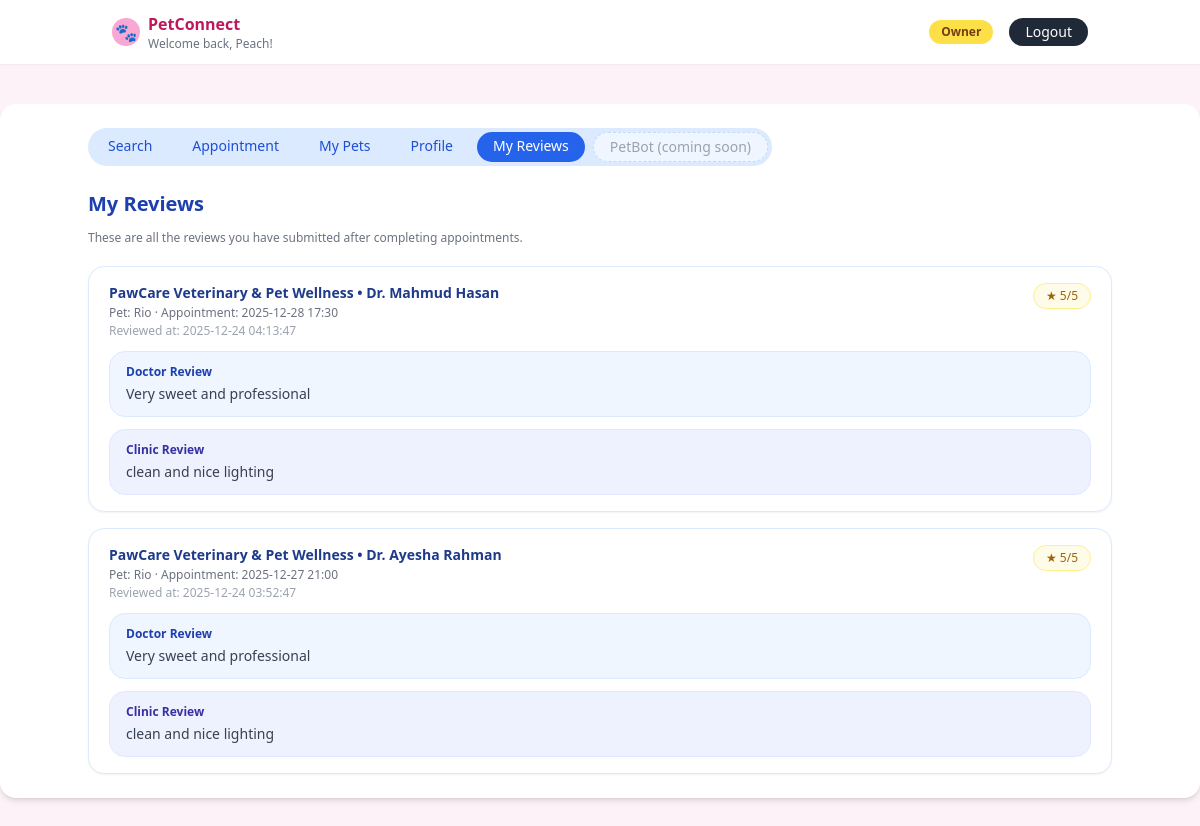
The page /owner/my-reviews (signed in) on the database its author committed.
### tables this page shows
CREATE TABLE owners (
    id INTEGER PRIMARY KEY AUTOINCREMENT,
    user_id INTEGER NOT NULL UNIQUE,
    name TEXT NOT NULL,
    email TEXT NOT NULL,
    location TEXT NOT NULL DEFAULT '',
    password TEXT NOT NULL DEFAULT '', is_premium INTEGER DEFAULT 0, subscription_expiry TEXT, reward_points INTEGER DEFAULT 0,
    FOREIGN KEY (user_id) REFERENCES users(id)
);

CREATE TABLE appointments (
    id INTEGER PRIMARY KEY AUTOINCREMENT,
    pet_id INTEGER NOT NULL,
    doctor_id INTEGER NOT NULL,
    appointment_date DATETIME NOT NULL,
    status TEXT NOT NULL DEFAULT 'pending',

    -- Doctor review
    rating INTEGER,              -- 1 to 5
    review_text TEXT,

    -- Clinic review
    clinic_rating INTEGER,       -- 1 to 5
    clinic_review_text TEXT,

    reviewed_at TEXT, doctor_review TEXT, clinic_review TEXT,

    FOREIGN KEY (pet_id) REFERENCES pets(id),
    FOREIGN KEY (doctor_id) REFERENCES doctors(id)
);

CREATE TABLE clinics (
    id INTEGER PRIMARY KEY AUTOINCREMENT,
    user_id INTEGER NOT NULL UNIQUE,
    name TEXT NOT NULL,
    license_number TEXT NOT NULL,
    email TEXT NOT NULL,
    contact_number TEXT NOT NULL,
    location TEXT NOT NULL,
    FOREIGN KEY (user_id) REFERENCES users(id)
);

CREATE TABLE doctors (
    id INTEGER PRIMARY KEY AUTOINCREMENT,
    clinic_id INTEGER NOT NULL,
    name TEXT NOT NULL,
    email TEXT NOT NULL,
    base_fee REAL NOT NULL,
    qualifications TEXT NOT NULL,
    rating REAL DEFAULT 0,
    weekly_schedule TEXT NOT NULL,
    FOREIGN KEY (clinic_id) REFERENCES clinics(id)
);

CREATE TABLE pets (
    id INTEGER PRIMARY KEY AUTOINCREMENT,
    owner_id INTEGER NOT NULL,
    name TEXT NOT NULL,
    age TEXT NOT NULL,
    animal_type TEXT NOT NULL,
    breed TEXT NOT NULL,
    gender TEXT NOT NULL,
    vaccination_status TEXT NOT NULL,
    photo_filename TEXT,
    FOREIGN KEY (owner_id) REFERENCES owners(id)
);

### app.py (the view)
@app.route("/owner/my-reviews")
def owner_my_reviews():
    guard = _require_owner()
    if guard:
        return guard
    conn = _get_conn()
    cur = conn.cursor()
    owner = _get_owner_for_current_user(conn)
    if not owner:
        conn.close()
        flash("Owner profile not found.", "danger")
        return redirect(url_for("owner_dashboard"))
    reviews = cur.execute("""
        SELECT
            a.id,
            a.appointment_date,
            a.rating,
            a.reviewed_at,
            a.doctor_review,
            a.clinic_review,
            p.name AS pet_name,
            d.name AS doctor_name,
            c.name AS clinic_name
        FROM appointments a
        JOIN pets p ON a.pet_id = p.id
        JOIN doctors d ON a.doctor_id = d.id
        JOIN clinics c ON d.clinic_id = c.id
        WHERE p.owner_id = ?
          AND a.reviewed_at IS NOT NULL
        ORDER BY a.reviewed_at DESC
    """, (owner["id"],)).fetchall()
    conn.close()
    return render_template("owner_my_reviews.html", reviews=reviews)

### app.py (called while the page is built)
def _get_conn():
    conn = _sqlite3.connect(DB_PATH)
    conn.row_factory = _sqlite3.Row
    return conn

def _require_owner():
    if not session.get("user_id") or session.get("role") != "owner":
        flash("Please log in as a pet owner to access this page.", "warning")
        return redirect(url_for("login"))
    return None

def _get_owner_for_current_user(conn):
    user_id = session.get("user_id")
    if not user_id:
        return None
    cur = conn.cursor()
    cur.execute("SELECT * FROM owners WHERE user_id = ?", (user_id,))
    return cur.fetchone()

### templates/owner_my_reviews.html
{% extends "base.html" %}
{% block content %}
<div class="max-w-5xl mx-auto">
  <div class="flex items-center justify-between mb-6">
    <div class="flex space-x-2 bg-blue-100 rounded-full px-1 py-1 text-sm">
      <a href="{{ url_for('owner_search') }}"
         class="px-4 py-1 rounded-full text-blue-700 hover:bg-blue-200">
        Search
      </a>
      <a href="{{ url_for('owner_appointments') }}"
         class="px-4 py-1 rounded-full text-blue-700 hover:bg-blue-200">
        Appointment
      </a>
      <a href="{{ url_for('owner_dashboard', tab='pets') }}"
         class="px-4 py-1 rounded-full text-blue-700 hover:bg-blue-200">
        My Pets
      </a>
      <a href="{{ url_for('owner_dashboard', tab='owner') }}"
         class="px-4 py-1 rounded-full text-blue-700 hover:bg-blue-200">
        Profile
      </a>
      <a href="{{ url_for('owner_my_reviews') }}"
         class="px-4 py-1 rounded-full bg-blue-600 text-white">
        My Reviews
      </a>
      <span class="px-4 py-1 rounded-full text-gray-400 bg-blue-50 border border-dashed border-blue-200">
        PetBot (coming soon)
      </span>
    </div>
  </div>
  <h2 class="text-xl font-semibold text-blue-800 mb-3">My Reviews</h2>
  <p class="text-xs text-gray-500 mb-5">
    These are all the reviews you have submitted after completing appointments.
  </p>
  {% if reviews and reviews|length > 0 %}
    <div class="space-y-4">
      {% for r in reviews %}
        <div class="bg-white rounded-2xl border border-blue-100 px-5 py-4 shadow-sm">
          <div class="flex justify-between items-start">
            <div>
              <p class="text-sm font-semibold text-blue-900">
                {{ r['clinic_name'] }} • {{ r['doctor_name'] }}
              </p>
              <p class="text-xs text-gray-500 mt-0.5">
                Pet: {{ r['pet_name'] }} · Appointment: {{ r['appointment_date'] }}
              </p>
              <p class="text-xs text-gray-400 mt-0.5">
                Reviewed at: {{ r['reviewed_at'] }}
              </p>
            </div>
            <div class="flex items-center gap-2">
              <span class="text-xs px-3 py-1 rounded-full bg-yellow-50 text-yellow-700 border border-yellow-200">
                ★ {{ r['rating'] }}/5
              </span>
            </div>
          </div>
          {% if r['doctor_review'] %}
            <div class="mt-3 bg-blue-50 border border-blue-100 rounded-2xl px-4 py-3">
              <p class="text-xs font-semibold text-blue-800 mb-1">Doctor Review</p>
              <p class="text-sm text-gray-700">{{ r['doctor_review'] }}</p>
            </div>
          {% endif %}
          {% if r['clinic_review'] %}
            <div class="mt-3 bg-indigo-50 border border-indigo-100 rounded-2xl px-4 py-3">
              <p class="text-xs font-semibold text-indigo-800 mb-1">Clinic Review</p>
              <p class="text-sm text-gray-700">{{ r['clinic_review'] }}</p>
            </div>
          {% endif %}
        </div>
      {% endfor %}
    </div>
  {% else %}
    <div class="bg-white rounded-2xl border border-dashed border-blue-200 p-8 text-center text-sm text-gray-500">
      You haven’t submitted any reviews yet. Complete an appointment first, then leave a review.
    </div>
  {% endif %}
</div>
{% endblock %}

### templates/base.html (shortened to what this page needs)
<!DOCTYPE html>
<html lang="en">
<head>
  <script src="https://cdn.tailwindcss.com"></script>
</head>
<body class="bg-pink-50">
  <header class="bg-white shadow-sm">
    <div class="max-w-5xl mx-auto px-6 py-3 flex items-center justify-between">
      <div class="flex items-center space-x-2">
        <div class="w-7 h-7 rounded-full bg-pink-300 flex items-center justify-center">
          <span class="text-white text-lg">🐾</span>
        </div>
        <div>
          <p class="font-semibold text-pink-700">PetConnect</p>
          {% if session.get('user_name') %}
            <p class="text-xs text-gray-500">Welcome back, {{ session.get('user_name') }}!</p>
          {% endif %}
        </div>
      </div>
      <nav class="flex items-center space-x-4 text-sm">
        {% if session.get('user_id') %}
          <span class="px-3 py-1 rounded-full bg-yellow-300 text-xs font-semibold text-yellow-900">
            {{ session.get('role')|capitalize }}
          </span>
          <a href="{{ url_for('logout') }}"
             class="px-4 py-1 rounded-full bg-gray-800 text-white text-sm hover:bg-black transition">
            Logout
          </a>
        {% endif %}
      </nav>
    </div>
  </header>
  <main class="min-h-screen">
    <div class="max-w-7xl mx-auto mt-10">
      <div class="bg-white rounded-2xl shadow-md px-8 py-6">
        {% block content %}{% endblock %}
      </div>
    </div>
  </main>
</body>
</html>

### rows shown on the page
owners: get "Peach"
appointments: clinic_name "PawCare Veterinary & Pet Wellness", doctor_name "Dr. Mahmud Hasan", pet_name "Rio", appointment_date "2025-12-28 17:30", reviewed_at "2025-12-24 04:13:47", rating "5", doctor_review "Very sweet and professional", clinic_review "clean and nice lighting"
appointments: clinic_name "PawCare Veterinary & Pet Wellness", doctor_name "Dr. Ayesha Rahman", pet_name "Rio", appointment_date "2025-12-27 21:00", reviewed_at "2025-12-24 03:52:47", rating "5", doctor_review "Very sweet and professional", clinic_review "clean and nice lighting"

### other values the page prints
{{ session.get('role')|capitalize }} "Owner"
